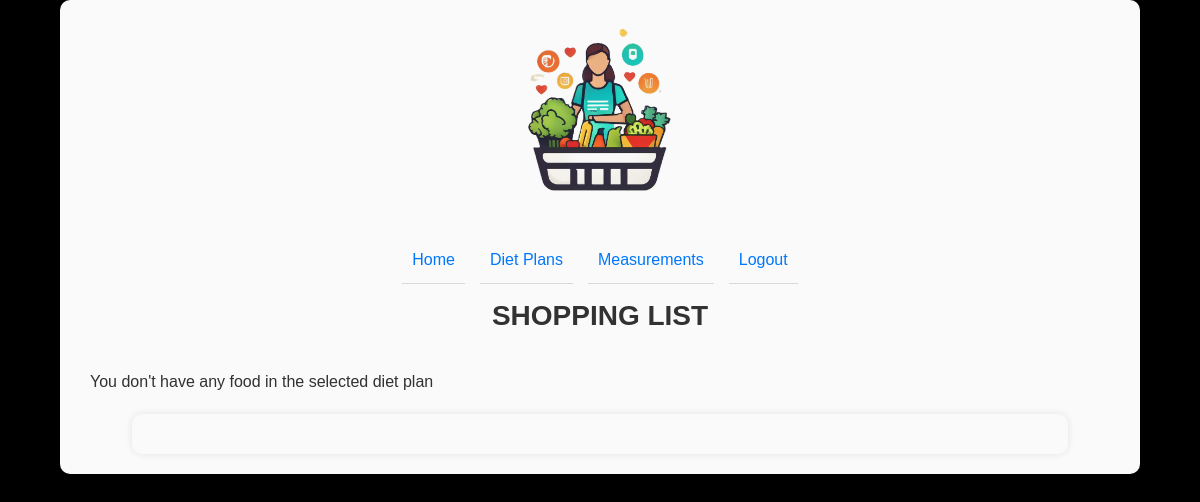
/shopping-list/36 (signed in), run on an earlier commit of the app's database.
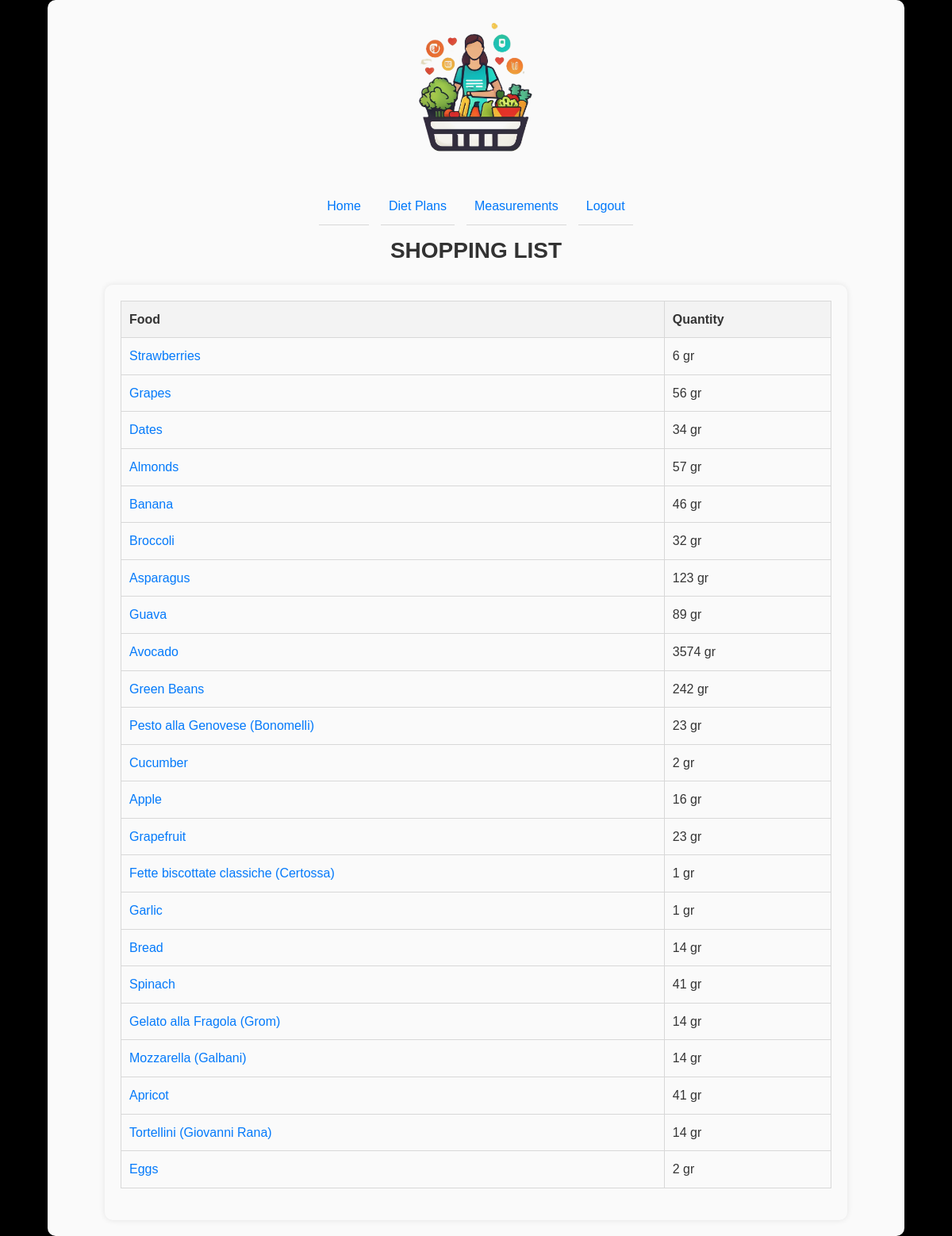
And on a later commit of the database.
### app/models.py (models this page shows)
class Meals(db.Model):
    __tablename__ = 'Meals'
    meal_id = db.Column(db.Integer, primary_key=True)
    dietplan_id = db.Column(db.Integer, db.ForeignKey('DietPlans.dietplan_id'))
    day_type_id = db.Column(db.Integer, db.ForeignKey('DayTypes.day_type_id'))
    meal_type_id = db.Column(db.Integer, db.ForeignKey('MealTypes.meal_type_id'))
    food_id = db.Column(db.Integer, db.ForeignKey('Foods.food_id'))
    quantity = db.Column(db.Integer)

class Foods(db.Model):
    __tablename__ = 'Foods'
    food_id = db.Column(db.Integer, primary_key=True)
    name = db.Column(db.String(255), unique=True, nullable=False)
    calories = db.Column(db.Integer)
    protein = db.Column(db.DECIMAL(5, 2))
    carbs = db.Column(db.DECIMAL(5, 2))
    fats = db.Column(db.DECIMAL(5, 2))

### app/routes.py (the view)
@main.route("/shopping-list/<int:diet_plan_id>", methods=['GET'])
@login_required
def show_selected_shopping_list(diet_plan_id):
    items = db.session.query(Foods.name, Meals.quantity).join(Meals, Foods.food_id == Meals.food_id).filter(
        Meals.dietplan_id == diet_plan_id).all()
    aggregate_items = {}
    for name, quantity in items:
        aggregate_items[name] = aggregate_items.get(name, 0) + quantity
    if not aggregate_items:
        flash ("You don't have any food in the selected diet plan", "error")
        return render_template("shopping_list.html")
    return render_template("shopping_list.html", items=aggregate_items)

### app/helpers.py (called while the page is built)
def login_required(f):
    from functools import wraps
    @wraps(f)
    def decorated_function(*args, **kwargs):
        if 'user_id' not in session:
            return redirect(url_for('main.login', next=request.url))
        return f(*args, **kwargs)
    return decorated_function

### app/templates/shopping_list.html (shortened to what this page needs)
{% extends "base.html" %}
{% block content %}
    <h2 class="text-center">SHOPPING LIST</h2>
    {% with messages = get_flashed_messages(with_categories=true) %}
        {% if messages %}
            {% for category, message in messages %}
                <div class="alert alert-{{ category }}">
                    {{ message }}
                </div>
            {% endfor %}
        {% endif %}
    {% endwith %}
    <div class="container">
        {% if items %}
            <table class="shopping-list">
                <thead>
                    <tr>
                        <th>Food</th>
                        <th>Quantity</th>
                    </tr>
                </thead>
                <tbody>
                    {% for name, quantity in items.items() %}
                        <tr>
                            <td><a href="{{ url_for('main.food_details', food_name=name) }}">{{ name }}</a></td>
                            <td>{{ quantity }} gr</td>
                        </tr>
                    {% endfor %}
                </tbody>
            </table>
        {% endif %}
    </div>
{% endblock %}

### app/templates/base.html (shortened to what this page needs)
<!DOCTYPE html>
<html lang="en">
<head>
    <link rel="stylesheet" href="{{ url_for('static', filename='styles.css') }}">
</head>
<body>
    <div class="container">
        <div class="logo">
            <img src="{{ url_for('static', filename='logo.png') }}" alt="Logo" width="170" height="50">
        </div>
        <nav class="nav-links">
            <ul>
                <li><a href="{{ url_for('main.index') }}">Home</a></li>
                <li><a href="{{ url_for('main.diet_plan') }}">Diet Plans</a></li>
                <li><a href="{{ url_for('main.measurements') }}">Measurements</a></li>
                <li><a href="{{ url_for('main.logout')}}"> Logout</a></li>
            </ul>
        </nav>
        {% block content %}{% endblock %}
    </div>
</body>
</html>

### app/static/styles.css (style rules this page uses)
* { margin: 0; padding: 0; box-sizing: border-box; }
:root { --primary-color: #007bff; --secondary-color: #333; --bg-color: #000; --container-bg-color: #fff; --heading-color: #333; --link-hover-color: #0056b3; --success-bg: #d4edda; --success-text: #155724; --error-bg: #f8d7da; --error-text: #721c24; --padding: 20px; }
html, body { font-family: Arial, sans-serif; line-height: 1.6; background-color: var(--bg-color); color: var(--secondary-color); background-image: url('/static/background.jpg'); background-size: cover; background-repeat: no-repeat; background-position: center; }
h1, h2, h3, h4, h5, h6 { color: var(--heading-color); margin-bottom: 15px; }
h2 { font-size: 1.75em; text-align: center; margin-bottom: 20px; }
a { color: var(--primary-color); text-decoration: none; }
.container { width: 90%; max-width: 1200px; margin: 0 auto; padding: var(--padding); background-color: var(--container-bg-color); border-radius: 10px; box-shadow: 0 0 10px rgba(0, 0, 0, 0.1); opacity: 0.98; }
.logo { text-align: center; margin-bottom: 20px; }
.logo img { max-width: 100%; height: auto; }
.nav-links ul { list-style-type: none; display: flex; justify-content: center; padding: 0; }
.nav-links ul li { margin-right: 15px; }
.nav-links ul li:last-child { margin-right: 0; }
table { width: 100%; border-collapse: collapse; margin-bottom: 20px; }
table th, table td { padding: 10px; border: 1px solid #ddd; text-align: left; }
table th { background-color: #f8f8f8; }
ul { list-style-type: none; padding: 0; }
ul li { padding: 10px; border-bottom: 1px solid #ddd; margin-bottom: 10px; }
ul li a { color: var(--primary-color); text-decoration: none; }

What changed in the data, as far as the page shows it:
added Meals: name "Strawberries", quantity "6"
added Meals: name "Grapes", quantity "56"
added Meals: name "Dates", quantity "34"
added Meals: name "Almonds", quantity "57"
added Meals: name "Banana", quantity "46"
added Meals: name "Broccoli", quantity "32"
added Meals: name "Asparagus", quantity "123"
added Meals: name "Guava", quantity "89"
added Meals: name "Avocado", quantity "3574"
added Meals: name "Green Beans", quantity "242"
added Meals: name "Pesto alla Genovese (Bonomelli)", quantity "23"
added Meals: name "Cucumber", quantity "2"
added Meals: name "Apple", quantity "16"
added Meals: name "Grapefruit", quantity "23"
added Meals: name "Fette biscottate classiche (Certossa)", quantity "1"
added Meals: name "Garlic", quantity "1"
added Meals: name "Bread", quantity "14"
added Meals: name "Spinach", quantity "41"
added Meals: name "Gelato alla Fragola (Grom)", quantity "14"
added Meals: name "Mozzarella (Galbani)", quantity "14"
added Meals: name "Apricot", quantity "41"
added Meals: name "Tortellini (Giovanni Rana)", quantity "14"
added Meals: name "Eggs", quantity "2"
Also different on the page:
text now shown: "Food Quantity"
list line gone: "You don't have any food in the selected diet plan"
